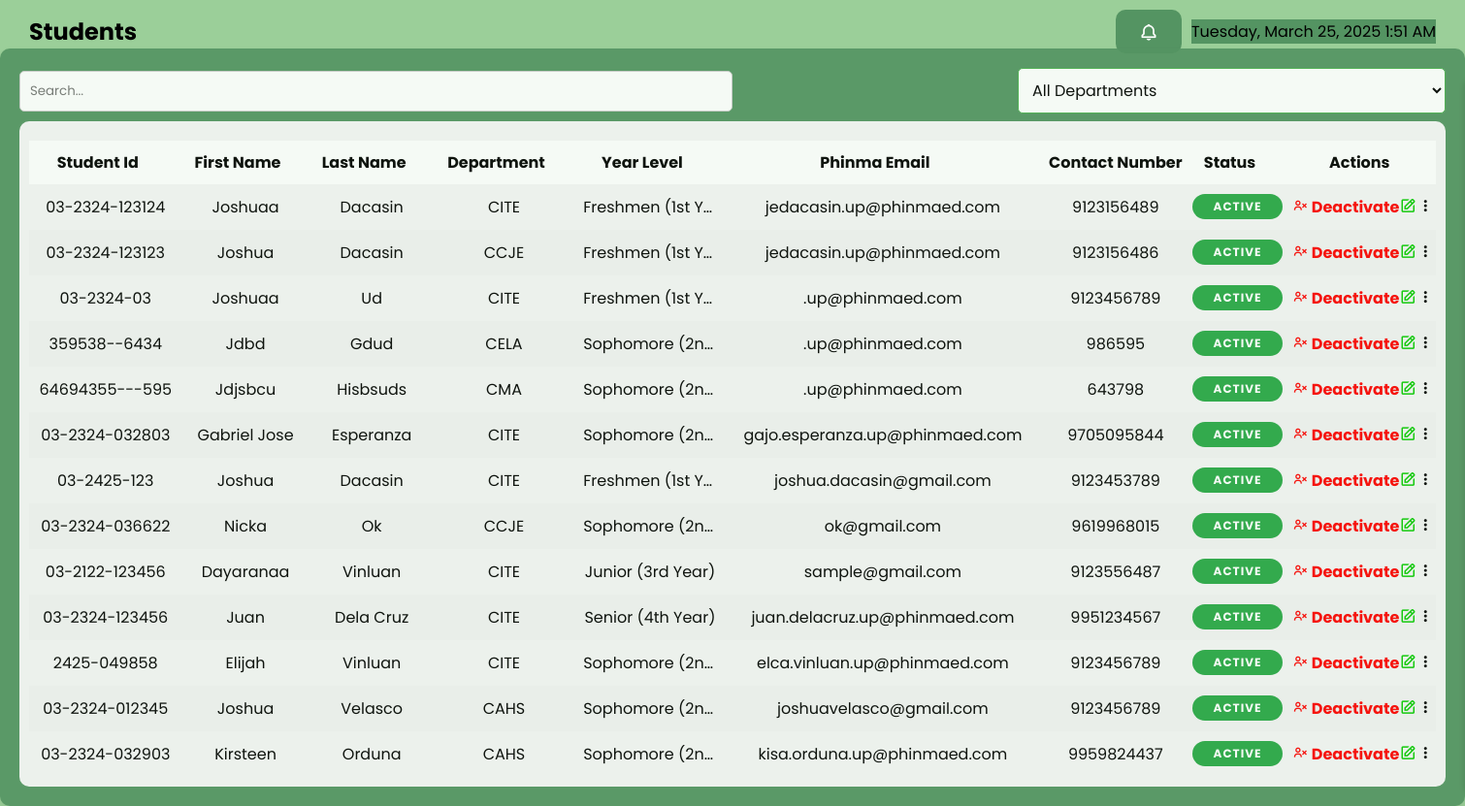
/users.php, run on an earlier commit of the app's database.
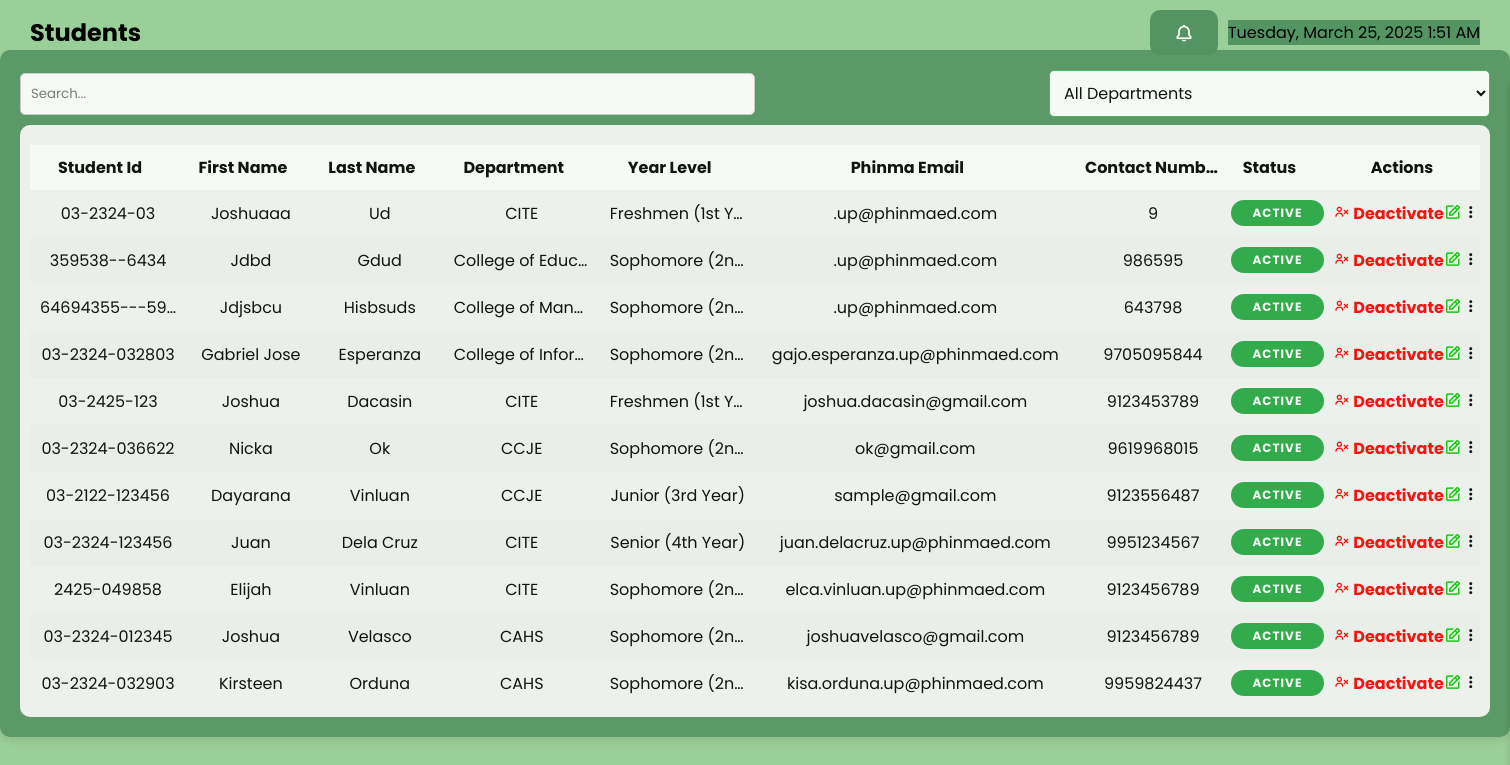
And on a later commit of the database.
### tables this page shows
CREATE TABLE `user` (
  `user_id` int(11) NOT NULL COMMENT 'Unique ID for each user.',
  `student_id` varchar(255) NOT NULL COMMENT 'Student ID "03-2324-xxxxxx"',
  `first_name` varchar(255) NOT NULL,
  `last_name` varchar(255) NOT NULL,
  `password` varchar(255) NOT NULL,
  `program` varchar(255) NOT NULL,
  `phinmaed_email` varchar(255) NOT NULL COMMENT 'PHINMA EMAIL',
  `year_level` varchar(255) NOT NULL,
  `department` varchar(100) NOT NULL COMMENT 'Course',
  `created_at` timestamp NOT NULL DEFAULT current_timestamp() ON UPDATE current_timestamp() COMMENT 'Registration date',
  `contact_number` bigint(15) NOT NULL COMMENT 'contact number',
  `status` tinyint(1) NOT NULL DEFAULT 1
);

### users.php (the view, shortened to what this page needs)
<?php
include 'db_config.php';
?>
<!DOCTYPE html>
<html lang="en">
<head>
    <link rel="stylesheet" href="user.css">
    <link rel="stylesheet" href="global.css">
    <link href='https://unpkg.com/boxicons@2.1.1/css/boxicons.min.css' rel='stylesheet'>
</head>
<body>
<nav class="header">
    <h1>Students</h1>
    <div class="header-actions">
        <button id="notificationButton" class="notification-btn">
            <i class='bx bx-bell'></i>
        </button>
        <div class="header-right">
            <?php echo date('l, F j, Y g:i A'); ?>
        </div>
    </div>
</nav>
<div class="container4">
    <div class="search-sort">
        <input type="text" id="search2" placeholder="Search...">
        <select id="userFilter" class="filter-attendance">
            <option value="">All Departments</option>
        </select>
    </div>
    <div class="table-container1">
        <table>
            <thead>
                <tr>
                    <th data-column4="student_id">Student Id<i class='bx bx-sort sort-icon'></i></th>
                    <th data-column4="first_name">First Name<i class='bx bx-sort sort-icon'></i></th>
                    <th data-column4="last_name">Last Name<i class='bx bx-sort sort-icon'></i></th>
                    <th data-column4="department">Department<i class='bx bx-sort sort-icon'></i></th>
                    <th data-column4="year_level">Year Level<i class='bx bx-sort sort-icon'></i></th>
                    <th data-column4="phinmaed_email">Phinma Email<i class='bx bx-sort sort-icon'></i></th>
                    <th data-column4="contact_number">Contact Number</th>
                    <th data-column4="status">Status<i class='bx bx-sort sort-icon'></i></th>
                    <th>Actions</th>
                </tr>
            </thead>
            <tbody id="userTableBody">
                <?php
                $result = $conn->query("SELECT * FROM user ORDER BY user_id DESC");
                if ($result->num_rows > 0) {
                    while ($row = $result->fetch_assoc()) {
                        $status = isset($row['status']) && $row['status'] == 1 ? 'Active' : 'Deactivated';
                        $toggleStatus = $row['status'] == 1 ? 'Deactivate' : 'Activate';
                        $toggleClass = $row['status'] == 1 ? 'deactivate-btn' : 'activate-btn';
                        $toggleIcon = $row['status'] == 1 ? 'bx-user-x' : 'bx-user-check';
                        $statusClass = $row['status'] == 1 ? 'status-active' : 'status-deactivated';
                        echo "<tr>
                                <td>{$row['student_id']}</td>
                                <td>{$row['first_name']}</td>
                                <td>{$row['last_name']}</td>
                                <td>{$row['department']}</td>
                                <td>{$row['year_level']}</td>
                                <td>{$row['phinmaed_email']}</td>
                                <td>{$row['contact_number']}</td>
                                <td class='{$statusClass}'>{$status}</td>
                                <td>
                                    <form method='POST' class='toggle-status-form'>
                                        <input type='hidden' name='user_id' value='{$row['user_id']}'>
                                        <div class='actions_button'>
                                            <button type='submit' name='toggle_status' class='toggle-status-btn {$toggleClass}' onclick='return confirmToggleStatus(event, \"{$toggleStatus}\")'><i class='bx {$toggleIcon}'></i> {$toggleStatus}</button>
                                            <button type='button' class='edit-btn' onclick='editUser({$row['user_id']})'><i class='bx bx-edit ' ></i></button>
                                            <button type='button' class='three-dot-btn' onclick='seeMore({$row['user_id']})'><i class='bx bx-dots-vertical-rounded'></i></button>
                                            </div>
                                    </form>
                                </td>
                              </tr>";
                    }
                } else {
                    echo "<tr><td colspan='10'>No Registered User.</td></tr>";
                }
                ?>
            </tbody>
        </table>
    </div>
</body>
</html>

### user.css (style rules this page uses)
.table-container1 { width: 100%; height: 93%; overflow-y: auto; border-radius: 10px; padding: 10px; margin-top: 8px; }
.table-container1 table td:nth-child(6), .table-container1 table th:nth-child(6) { min-width: 250px; max-width: 350px; white-space: nowrap; overflow: hidden; text-overflow: ellipsis; }
.toggle-status-btn { cursor: pointer; font-size: 16px; border: none; background: transparent; padding: 0; font-weight: bold; }
.toggle-status-btn.deactivate-btn { color: red; }
.status-active { margin-top: 10px; display: flex; background-color: #28a745; color: #fff; padding: 4px 10px; border-radius: 50px; font-size: 12px; font-weight: bold; text-align: center; min-width: 60px; text-transform: uppercase; letter-spacing: 1px; justify-content: center; }

### global.css (style rules this page uses)
* { margin: 0; padding: 0; box-sizing: border-box; font-family: 'Poppins', sans-serif; }
:root { --body-color: #f5f5f5; --sidebar-color: linear-gradient(180deg, #1E5128, #000000); --primary-color: #549462; --primary-color-light: #f5f5f5; --toggle-color: #9cb69b; --text-color: #9b9b9b; --table-text-color: #000000; --success-color: #4CAF50; --hover-success-color: #388E3C; --danger-color: #D32F2F; --danger-hover-color: #B71C1C; --edit-button-color: #07c900; --tran-02: all 0.2s ease; --tran-05: all 0.5s ease; --font-size-base: 1rem; --spacing-base: 1rem; }
body { background-color: #9BCF99; transition: var(--tran-05); overflow-x: hidden; font-size: var(--font-size-base); }
.filter-attendance { display: flex; align-items: center; background-color: white; border: 1px solid #4CAF50; padding: calc(var(--spacing-base) * 0.625); cursor: pointer; border-radius: 0.3125rem; font-size: calc(var(--font-size-base) * 1); gap: calc(var(--spacing-base) * 0.3125); width: 30%; }
.edit-btn { background: none; border: none; cursor: pointer; color: var(--edit-button-color); font-size: calc(var(--font-size-base) * 1.125); }
.three-dot-btn { background: none; border: none; cursor: pointer; color: var(--table-text-color); font-size: calc(var(--font-size-base) * 1.125); }
table { width: 100%; border-collapse: collapse; margin-top: calc(var(--spacing-base) * 0.625); }
thead { background-color: #ffffff; position: sticky; top: 0; z-index: 1; }
thead th, tbody td { padding: calc(var(--spacing-base) * 0.625); text-align: center; max-width: 150px; overflow: hidden; text-overflow: ellipsis; white-space: nowrap; }
thead th { cursor: pointer; }
body.dark thead th, tbody td { color: var(--table-text-color); }
tbody tr:nth-child(even) { background-color: #f2f2f2; }
.search-sort { display: flex; align-items: center; justify-content: space-between; border-radius: 0.625rem; }
.search-sort input { width: 50%; padding: calc(var(--spacing-base) * 0.625); border: 1px solid #ccc; border-radius: 0.3125rem; margin-right: calc(var(--spacing-base) * 1.25); display: flex; }
.container, .container2, .container3, .container4,.container5 { width: 100%; height: 95%; margin-top: 50px; padding: calc(var(--spacing-base) * 1.25); background-color: var(--primary-color); border-radius: 0.625rem; box-shadow: 0 4px 8px rgba(0, 0, 0, 0.1); opacity: 0.9; transition: var(--tran-05) ease; }
body.dark .container, .container2, .container3, .container4,.container5 { background: var(--primary-color); }
body.dark .table-container5,.table-container,.table-container1,.table-container3,.table-container4,.table-container2 { background: var(--body-color); }
.header-right { background:var(--primary-color); }
.notification-btn { background: none; border: none; cursor: pointer; color: white; font-size: 1.25rem; background: var(--primary-color); border-radius: 0.625rem; display: flex; align-items: center; justify-content: center; padding: 0.625rem; padding-right: 1.5rem; padding-left: 1.5rem; height: 45px; }
.header-actions { display: flex; align-items: center; gap: 10px; }
.header { position: absolute; top: 10px; left: 0; right: 0; display: flex; align-items: center; justify-content: space-between; width: 100%; padding: 0 30px; }
.actions_button { display: flex; justify-content: space-evenly; align-items: center; width: 100%; }

What changed in the data, as far as the page shows it:
removed user: student "03-2324-123124", first_name "Joshuaa", last_name "Dacasin", department "CITE", year_level "Freshmen (1st Y…", phinmaed_email "jedacasin.up@phinmaed.com", contact_number "9123156489", status "ACTIVE", status "Deactivate"
removed user: student "03-2324-123123", first_name "Joshua", last_name "Dacasin", department "CCJE", year_level "Freshmen (1st Y…", phinmaed_email "jedacasin.up@phinmaed.com", contact_number "9123156486", status "ACTIVE", status "Deactivate"
changed user "Ud": first_name "Joshuaa" → "Joshuaaa"; contact_number "9123456789" → "9"
changed user "Jdbd": department "CELA" → "College of Educ…"
changed user "Jdjsbcu": department "CMA" → "College of Man…"
changed user "Gabriel Jose": department "CITE" → "College of Infor…"
changed user "Junior (3rd Year)": first_name "Dayaranaa" → "Dayarana"; department "CITE" → "CCJE"
